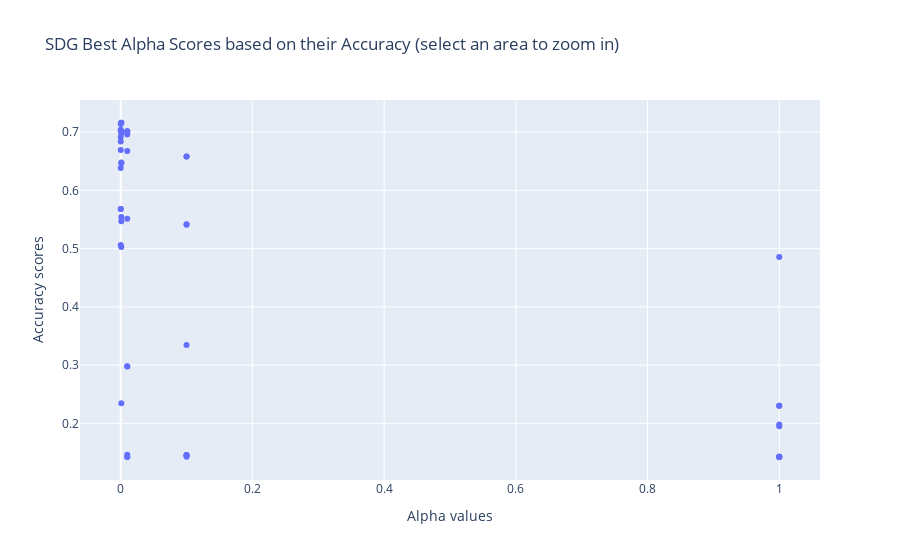

The notebook cell this image was saved under:
### Markdown cell above
#### Display Accuracy scores

### Code cell
x_values=list(sgd.cv_results_['param_sgd__alpha'])
x_label="Alpha values"

y_label="Accuracy scores"
y_values= list(sgd.cv_results_['mean_test_score'])
title="SDG Best Alpha Scores based on their Accuracy (select an area to zoom in)"
EDA.display_accuracy_scores_per_parameter(x_values, y_values, x_label, y_label, title)

### Figure 1 — Plotly figure (JSON) as saved in the notebook; plotly's stock layout.template omitted (floating-point values rounded to 4 significant figures)
{"data": [{"hovertemplate": "Alpha values=%{x}<br>Accuracy scores=%{y}<extra></extra>", "legendgroup": "", "marker": {"color": "#636efa", "symbol": "circle"}, "mode": "markers", "name": "", "orientation": "v", "showlegend": false, "type": "scatter", "x": [0.0001, 0.0001, 0.0001, 0.0001, 0.0001, 0.0001, 0.0001, 0.0001, 0.0001, 0.0001, 0.001, 0.001, 0.001, 0.001, 0.001, 0.001, 0.001, 0.001, 0.001, 0.001, 0.01, 0.01, 0.01, 0.01, 0.01, 0.01, 0.01, 0.01, 0.01, 0.01, 0.1, 0.1, 0.1, 0.1, 0.1, 0.1, 0.1, 0.1, 0.1, 0.1, 1, 1, 1, 1, 1, 1, 1, 1, 1, 1], "xaxis": "x", "y": [0.6914, 0.7039, 0.6839, 0.7141, 0.6695, 0.7023, 0.5062, 0.568, 0.568, 0.6386, 0.5029, 0.7014, 0.5468, 0.6982, 0.6477, 0.7161, 0.2343, 0.5543, 0.6464, 0.7161, 0.1427, 0.6959, 0.1461, 0.6675, 0.2979, 0.7014, 0.1421, 0.5513, 0.2977, 0.7014, 0.1446, 0.5409, 0.1446, 0.3345, 0.1455, 0.6582, 0.1427, 0.5416, 0.1455, 0.6582, 0.1427, 0.1948, 0.1427, 0.1979, 0.1427, 0.2302, 0.1418, 0.4857, 0.1427, 0.2302], "yaxis": "y"}], "layout": {"legend": {"tracegroupgap": 0}, "title": {"text": "SDG Best Alpha Scores based on their Accuracy (select an area to zoom in)"}, "xaxis": {"anchor": "y", "domain": [0, 1], "title": {"text": "Alpha values"}}, "yaxis": {"anchor": "x", "domain": [0, 1], "title": {"text": "Accuracy scores"}}}}
